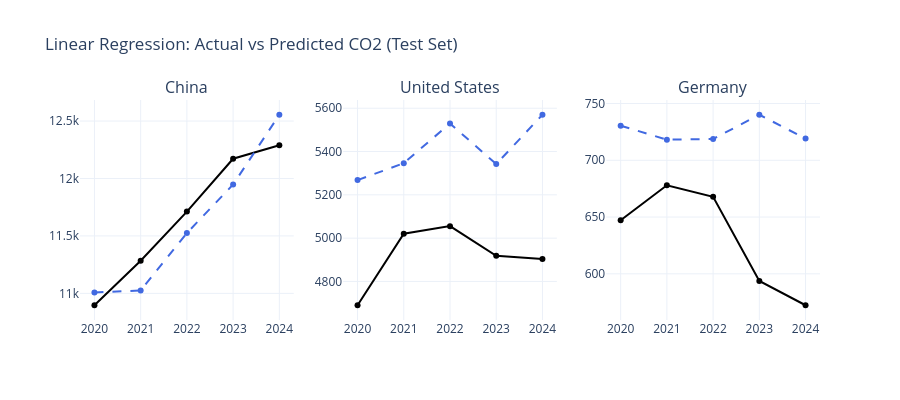

This figure's notebook cell:
### Markdown cell above
Visualise the Linear Regression predictions against actuals for the same three countries, for a
direct comparison with the naive baseline chart above.

### Code cell
fig = make_subplots(rows=1, cols=3, subplot_titles=["China", "United States", "Germany"])
for i, country in enumerate(["China", "United States", "Germany"], start=1):
    t = lr_test_preds_df[lr_test_preds_df["country"] == country].sort_values("year")
    fig.add_trace(go.Scatter(x=t["year"] + 1, y=t["target_co2_next"], name=f"{country} actual",
                              mode="lines+markers", line=dict(color="black")), row=1, col=i)
    fig.add_trace(go.Scatter(x=t["year"] + 1, y=t["pred_lr"], name=f"{country} LR pred",
                              mode="lines+markers", line=dict(color="royalblue", dash="dash")), row=1, col=i)
fig.update_layout(title="Linear Regression: Actual vs Predicted CO2 (Test Set)", template="plotly_white",
                   showlegend=False, height=400)
fig.show()

### Figure 1 — Plotly figure (JSON) as saved in the notebook; plotly's stock layout.template omitted (floating-point values rounded to 4 significant figures)
{"data": [{"line": {"color": "black"}, "mode": "lines+markers", "name": "China actual", "type": "scatter", "x": [2020, 2021, 2022, 2023, 2024], "xaxis": "x", "y": [10900.0, 11280.0, 11710.0, 12170.0, 12290.0], "yaxis": "y"}, {"line": {"color": "royalblue", "dash": "dash"}, "mode": "lines+markers", "name": "China LR pred", "type": "scatter", "x": [2020, 2021, 2022, 2023, 2024], "xaxis": "x", "y": [11010.0, 11030.0, 11520.0, 11950.0, 12550.0], "yaxis": "y"}, {"line": {"color": "black"}, "mode": "lines+markers", "name": "United States actual", "type": "scatter", "x": [2020, 2021, 2022, 2023, 2024], "xaxis": "x2", "y": [4690.0, 5020.0, 5055.0, 4918.0, 4904.0], "yaxis": "y2"}, {"line": {"color": "royalblue", "dash": "dash"}, "mode": "lines+markers", "name": "United States LR pred", "type": "scatter", "x": [2020, 2021, 2022, 2023, 2024], "xaxis": "x2", "y": [5268.0, 5346.0, 5530.0, 5342.0, 5570.0], "yaxis": "y2"}, {"line": {"color": "black"}, "mode": "lines+markers", "name": "Germany actual", "type": "scatter", "x": [2020, 2021, 2022, 2023, 2024], "xaxis": "x3", "y": [647.2, 678.0, 667.8, 593.8, 572.3], "yaxis": "y3"}, {"line": {"color": "royalblue", "dash": "dash"}, "mode": "lines+markers", "name": "Germany LR pred", "type": "scatter", "x": [2020, 2021, 2022, 2023, 2024], "xaxis": "x3", "y": [730.5, 718.2, 718.8, 740.1, 719.1], "yaxis": "y3"}], "layout": {"annotations": [{"font": {"size": 16}, "showarrow": false, "text": "China", "x": 0.1444, "xanchor": "center", "xref": "paper", "y": 1.0, "yanchor": "bottom", "yref": "paper"}, {"font": {"size": 16}, "showarrow": false, "text": "United States", "x": 0.5, "xanchor": "center", "xref": "paper", "y": 1.0, "yanchor": "bottom", "yref": "paper"}, {"font": {"size": 16}, "showarrow": false, "text": "Germany", "x": 0.8556, "xanchor": "center", "xref": "paper", "y": 1.0, "yanchor": "bottom", "yref": "paper"}], "height": 400, "showlegend": false, "title": {"text": "Linear Regression: Actual vs Predicted CO2 (Test Set)"}, "xaxis": {"anchor": "y", "domain": [0.0, 0.2889]}, "xaxis2": {"anchor": "y2", "domain": [0.3556, 0.6444]}, "xaxis3": {"anchor": "y3", "domain": [0.7111, 1.0]}, "yaxis": {"anchor": "x", "domain": [0.0, 1.0]}, "yaxis2": {"anchor": "x2", "domain": [0.0, 1.0]}, "yaxis3": {"anchor": "x3", "domain": [0.0, 1.0]}}}
